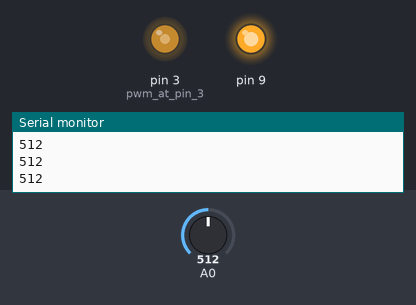
Recording of a sketch running on a simulated Arduino Uno, built with avr-gcc and run on an emulated ATmega328P. Parts: output pins drawn as LEDs (lit = HIGH), the last lines printed to the serial monitor. The inputs (shaded band) are chosen by the test bench; at power-on: A0 = 512.

Above: at 1.2 s.
1.3 s: A0 set to 589
2.8 s: A0 set to 608
At 3.2 s:
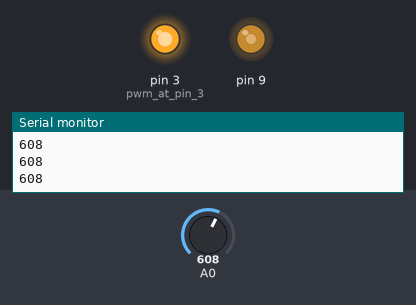
4.3 s: A0 set to 590
At 5.5 s:
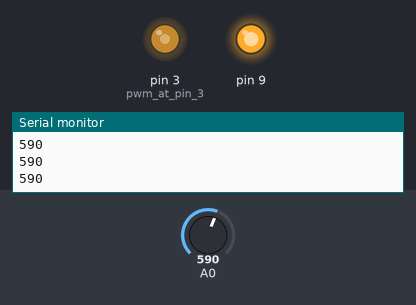
5.8 s: A0 set to 610
At 6.7 s:
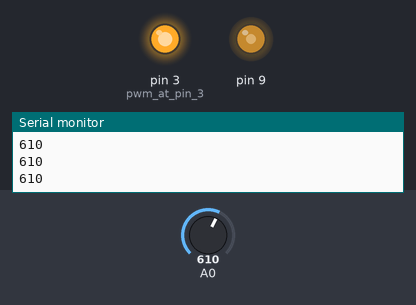
7.3 s: A0 set to 511
At 7.8 s:
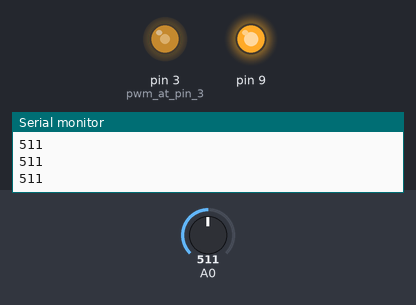
Timing chart, 0 to 9.8 s (numbered marks = the images above; inputs shaded):
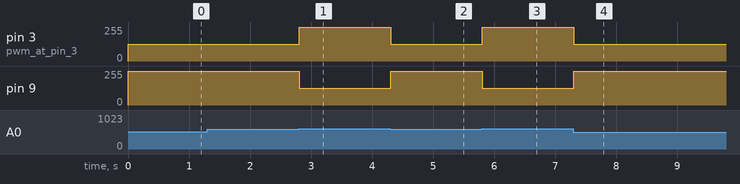

The sketch:

7.1.ino
```cpp
void setup()
{
  pinMode(3, OUTPUT); //pwm at pin 3
  pinMode(9, OUTPUT);
  pinMode(A0, INPUT);
  Serial.begin(9600);
}
void loop()
{
  int lightread = analogRead(A0);
  Serial.println(lightread);
  if (lightread < 600) {
    analogWrite(9, 255);
    analogWrite(3, 127); //50%
  }
  else {
    analogWrite(3, 255); //100%
    analogWrite(9, 127);
  }
}
```

Measured:
- the behaviour switches between 599 and 600 on A0 (found by bisection; images 0 and 1)
- after the input at 2.8 s, pin 3 (pwm_at_pin_3): 127/255 → 255/255 at once; pin 9: 255/255 → 127/255 at once
- after the input at 4.3 s, pin 3 (pwm_at_pin_3): 255/255 → 127/255 at once; pin 9: 127/255 → 255/255 at once
- after the input at 5.8 s, pin 3 (pwm_at_pin_3): 127/255 → 255/255 at once; pin 9: 255/255 → 127/255 at once
- after the input at 7.3 s, pin 3 (pwm_at_pin_3): 255/255 → 127/255 at once; pin 9: 127/255 → 255/255 at once
